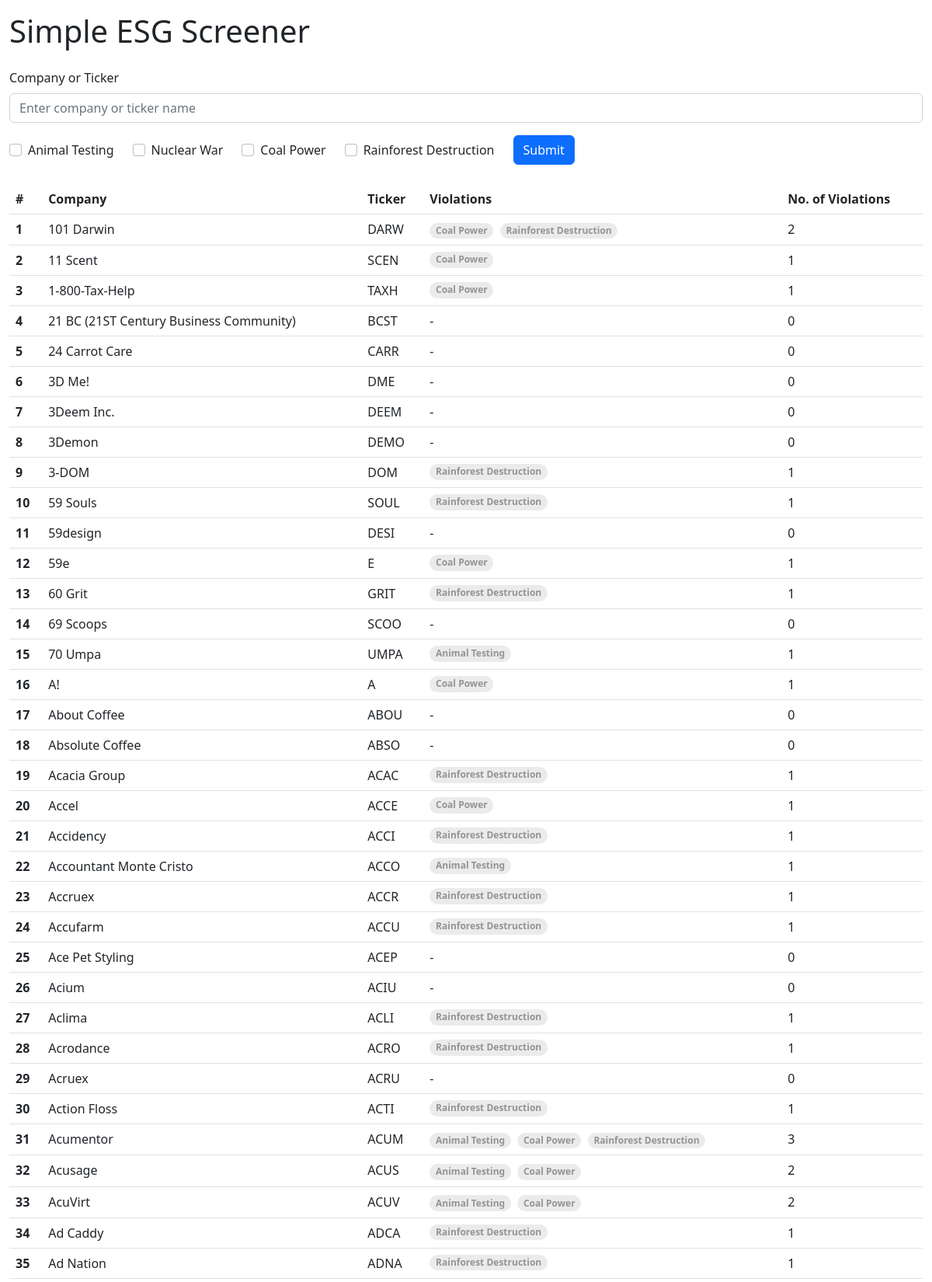
The page / (upper part) on the database its author committed.
### core/models.py (models this page shows)
class stocks(models.Model):
    company = models.CharField(max_length=100)
    ticker = models.CharField(max_length=30)
    animal_testing = models.BooleanField()
    nuclear_war = models.BooleanField()
    coal_power = models.BooleanField()
    rainforest_destruction = models.BooleanField()

### core/views.py (the view)
# urls.py: path('', views.index),
def index(request):
    Stocks = stocks.objects.all()
    company_ticker = request.GET.get('company_ticker', '')
    animal_testing = request.GET.get('animal_testing', '')
    nuclear_war = request.GET.get('nuclear_war', '')
    coal_power = request.GET.get('coal_power', '')
    rainforest_destruction = request.GET.get('rainforest_destruction', '')
    page_number = request.GET.get('page')
    if company_ticker != '':
        Stocks = Stocks.filter(Q(company__icontains=company_ticker) | Q(ticker__icontains=company_ticker)).distinct()
    if animal_testing != '':
        Stocks = Stocks.filter(animal_testing=True).distinct()
    if nuclear_war != '':
        Stocks = Stocks.filter(nuclear_war=True).distinct()
    if coal_power != '':
        Stocks = Stocks.filter(coal_power=True).distinct()
    if rainforest_destruction != '':
        Stocks = Stocks.filter(rainforest_destruction=True).distinct()
    for Stock in Stocks: Stock.violation_count = (Stock.animal_testing, Stock.nuclear_war, Stock.coal_power, Stock.rainforest_destruction ).count(True)
    paginator = Paginator(Stocks, 50)
    Stocks = paginator.get_page(page_number)
    return render(request, "index.html", {'Title': 'Home', 'Class': 'home', 'stocks': Stocks })

### core/templatetags/custom_filters.py (called while the page is built)
@register.filter
def account_for_pagination(value, page):
    value, page = int(value), int(page)
    counter_value = value + ((page - 1) * 50)
    return counter_value

### core/templates/index.html (shortened to what this page needs)
{% extends 'main.html' %}
{% load custom_filters %}
{% block body %}
<div class="row mb-3 mt-3">
    <h1>Simple ESG Screener</h1>
</div>
<div class="row">
<div class="col-12">
    <form>
        <div class="mb-3">
          <label for="company_ticker" class="form-label">Company or Ticker</label>
          <input type="text" class="form-control" id="company_ticker" aria-describedby="company_ticker" name="company_ticker" placeholder="Enter company or ticker name" >
        </div>
        <div class="form-group d-flex gap-4 align-items-baseline">
            <div class="form-group d-flex gap-4">
                <div class="mb-3 form-check">
                <input type="checkbox" class="form-check-input" id="animal_testing" name="animal_testing" {% if request.GET.animal_testing %}checked{% endif %}>
                <label class="form-check-label" for="animal_testing">Animal Testing</label>
                </div>
                <div class="mb-3 form-check">
                    <input type="checkbox" class="form-check-input" id="nuclear_war" name="nuclear_war" {% if request.GET.nuclear_war %}checked{% endif %}>
                    <label class="form-check-label" for="nuclear_war">Nuclear War</label>
                </div>
                <div class="mb-3 form-check">
                    <input type="checkbox" class="form-check-input" id="coal_power" name="coal_power" {% if request.GET.coal_power %}checked{% endif %}>
                    <label class="form-check-label" for="coal_power">Coal Power</label>
                </div>
                <div class="mb-3 form-check">
                    <input type="checkbox" class="form-check-input" id="rainforest_destruction" name="rainforest_destruction" {% if request.GET.rainforest_destruction %}checked{% endif %}>
                    <label class="form-check-label" for="rainforest_destruction">Rainforest Destruction</label>
                </div>
            </div>
            <button type="submit" class="btn btn-primary">Submit</button>
        </div>
      </form>
</div>
</div>
<div class="row">
    <div class="col-12">
        <table class="table">
            <thead>
            <tr>
                <th scope="col">#</th>
                <th scope="col">Company</th>
                <th scope="col">Ticker</th>
                <th scope="col">Violations</th>
                <th scope="col">No. of Violations</th>
            </tr>
            </thead>
            <tbody>
                {% for stock in stocks %}
                <tr>
                    <th>{{forloop.counter|account_for_pagination:stocks.number}}</th>
                    <td>{{stock.company}}</td>
                    <td>{{stock.ticker}}</td>
                    <td class="text-nowrap">
                        {% if stock.animal_testing %}<span class="badge rounded-pill text-bg-light me-1">Animal Testing</span>{% endif %}
                        {% if stock.coal_power %}<span class="badge rounded-pill text-bg-light me-1">Coal Power</span>{% endif %}
                        {% if stock.rainforest_destruction %}<span class="badge rounded-pill text-bg-light me-1">Rainforest Destruction</span>{% endif %}
                        {% if not stock.animal_testing and not stock.nuclear_war and not stock.coal_power and not stock.rainforest_destruction %}-{% endif %}
                    </td>
                    <td>{{stock.violation_count}}</td>
                </tr>
                {% endfor %}
            </tbody>
        </table>
    </div>
</div>
{% endblock %}

### core/templates/main.html (shortened to what this page needs)
<html lang="en">
{% include 'partials/head.html' with title=Title %}
<body class="bg-white">
    <div id="page-content">
      <div class="container-fluid py-6 px-6">
      {% block body %}
      {% endblock %}
    </div>
    </div>
</body>
</html>

### core/templates/partials/head.html (shortened to what this page needs)
{% load static %}
<head>
  <link href="https://cdn.jsdelivr.net/npm/bootstrap@5.2.2/dist/css/bootstrap.min.css" rel="stylesheet">
</head>

### core/templates/partials/scripts.html (shortened to what this page needs)
{% load static %}

### core/templates/partials/head.html (style rules this page uses)
.text-bg-light { color: hsl(0deg 0% 58%)!important;background-color: hsl(0deg 0% 92%) !important; }

### rows shown on the page
stocks: company "101 Darwin", ticker "DARW", coal_power "Coal Power", rainforest_destruction "Rainforest Destruction", violation_count "2"
stocks: company "11 Scent", ticker "SCEN", coal_power "Coal Power", violation_count "1"
stocks: company "1-800-Tax-Help", ticker "TAXH", coal_power "Coal Power", violation_count "1"
stocks: company "21 BC (21ST Century Business Community)", ticker "BCST", violation_count "0"
stocks: company "24 Carrot Care", ticker "CARR", violation_count "0"
stocks: company "3D Me!", ticker "DME", violation_count "0"
stocks: company "3Deem Inc.", ticker "DEEM", violation_count "0"
stocks: company "3Demon", ticker "DEMO", violation_count "0"
stocks: company "3-DOM", ticker "DOM", rainforest_destruction "Rainforest Destruction", violation_count "1"
stocks: company "59 Souls", ticker "SOUL", rainforest_destruction "Rainforest Destruction", violation_count "1"
stocks: company "59design", ticker "DESI", violation_count "0"
stocks: company "59e", ticker "E", coal_power "Coal Power", violation_count "1"
stocks: company "60 Grit", ticker "GRIT", rainforest_destruction "Rainforest Destruction", violation_count "1"
stocks: company "69 Scoops", ticker "SCOO", violation_count "0"
stocks: company "70 Umpa", ticker "UMPA", animal_testing "Animal Testing", violation_count "1"
stocks: company "A!", ticker "A", coal_power "Coal Power", violation_count "1"
stocks: company "About Coffee", ticker "ABOU", violation_count "0"
stocks: company "Absolute Coffee", ticker "ABSO", violation_count "0"
stocks: company "Acacia Group", ticker "ACAC", rainforest_destruction "Rainforest Destruction", violation_count "1"
stocks: company "Accel", ticker "ACCE", coal_power "Coal Power", violation_count "1"
stocks: company "Accidency", ticker "ACCI", rainforest_destruction "Rainforest Destruction", violation_count "1"
stocks: company "Accountant Monte Cristo", ticker "ACCO", animal_testing "Animal Testing", violation_count "1"
stocks: company "Accruex", ticker "ACCR", rainforest_destruction "Rainforest Destruction", violation_count "1"
stocks: company "Accufarm", ticker "ACCU", rainforest_destruction "Rainforest Destruction", violation_count "1"
stocks: company "Ace Pet Styling", ticker "ACEP", violation_count "0"
stocks: company "Acium", ticker "ACIU", violation_count "0"
stocks: company "Aclima", ticker "ACLI", rainforest_destruction "Rainforest Destruction", violation_count "1"
stocks: company "Acrodance", ticker "ACRO", rainforest_destruction "Rainforest Destruction", violation_count "1"
stocks: company "Acruex", ticker "ACRU", violation_count "0"
stocks: company "Action Floss", ticker "ACTI", rainforest_destruction "Rainforest Destruction", violation_count "1"
stocks: company "Acumentor", ticker "ACUM", animal_testing "Animal Testing", coal_power "Coal Power", rainforest_destruction "Rainforest Destruction", violation_count "3"
stocks: company "Acusage", ticker "ACUS", animal_testing "Animal Testing", coal_power "Coal Power", violation_count "2"
stocks: company "AcuVirt", ticker "ACUV", animal_testing "Animal Testing", coal_power "Coal Power", violation_count "2"
stocks: company "Ad Caddy", ticker "ADCA", rainforest_destruction "Rainforest Destruction", violation_count "1"
stocks: company "Ad Nation", ticker "ADNA", rainforest_destruction "Rainforest Destruction", violation_count "1"
